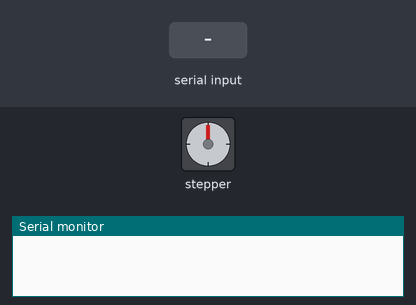
Recording of a sketch running on a simulated Arduino Uno, built with avr-gcc and run on an emulated ATmega328P. Parts: stepper motor, the last lines printed to the serial monitor. The inputs (shaded band) are chosen by the test bench. Stepper angles assume 200 steps per turn.

Above: at 1.2 s.
1.3 s: "CW\n" received over Serial
At 1.9 s:
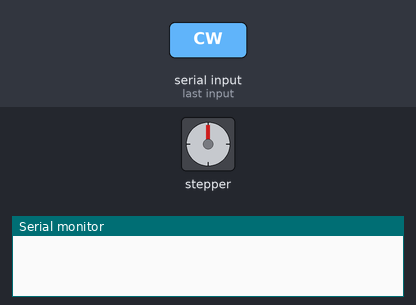
7.3 s: "CCW\n" received over Serial
At 9.2 s:
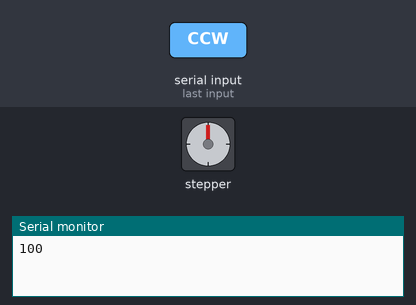
13.3 s: "CW\n" received over Serial
Timing chart, 0 to 25.0 s (numbered marks = the images above; inputs shaded):
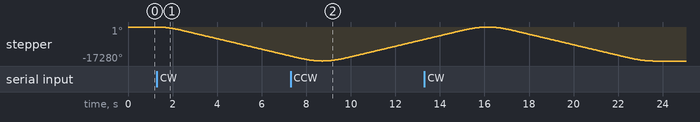

Measured:
- after the input at 1.3 s, stepper: keeps turning counter-clockwise at about 2486°/s, starting at once

The sketch:

data_verification.ino
```cpp
#include <Arduino.h>
#include <AccelStepper.h>


#define STEPSIZE  8

// #define STEPS 200
#define motorInterfaceType 1

// Define stepper motor pin connections
const int dirPin = 2;
const int stepPin = 3;

// Define stepper motor connections and motor interface type. Motor interface type must be set to 1 when using a driver
// Stepper stepper(STEPS, dirPin, stepPin); // Pin 2 connected to DIRECTION & Pin 3 connected to STEP Pin of Driver
AccelStepper myStepper(motorInterfaceType, stepPin, dirPin);

// int angle = 0;
int steps = 0;
int stepperSpeed = 2000;           // 200 is default  50
int stepperAcceleration = 2000;    // 50 is default  200

// Convert angle to steps
int fixedAngle = 720 * 3;


void setup() {

  Serial.begin(115200);  // Start serial communication at 115200 baud rate

  steps = -1 * fixedAngle * ((200 * STEPSIZE) / 360.0);

  // set the maximum speed, acceleration factor,
	// initial speed and the target position
	myStepper.setMaxSpeed(stepperSpeed);
	myStepper.setAcceleration(stepperAcceleration);
	myStepper.setSpeed(stepperSpeed);
	// myStepper.moveTo(200);

}


void loop() {

  if (Serial.available() > 0) {

    String command = Serial.readStringUntil('\n');

    if (command == "CW") {
      // Rotate clockwise
      myStepper.moveTo(myStepper.currentPosition() + steps);
    }
    else if (command == "CCW") {
      // Rotate counterclockwise
      myStepper.moveTo(myStepper.currentPosition() - steps);
    }

    // Execute the movement
    while (myStepper.distanceToGo() != 0) {
        myStepper.run();
    }

    if (command == "CW") {
      // Send a completion message back to Python
      // Serial.println("COMPLETE-CW");
      Serial.println("100");
    }
    else if (command == "CCW") {
      // Send a completion message back to Python
      Serial.println("101");
    }

  }

}
```
